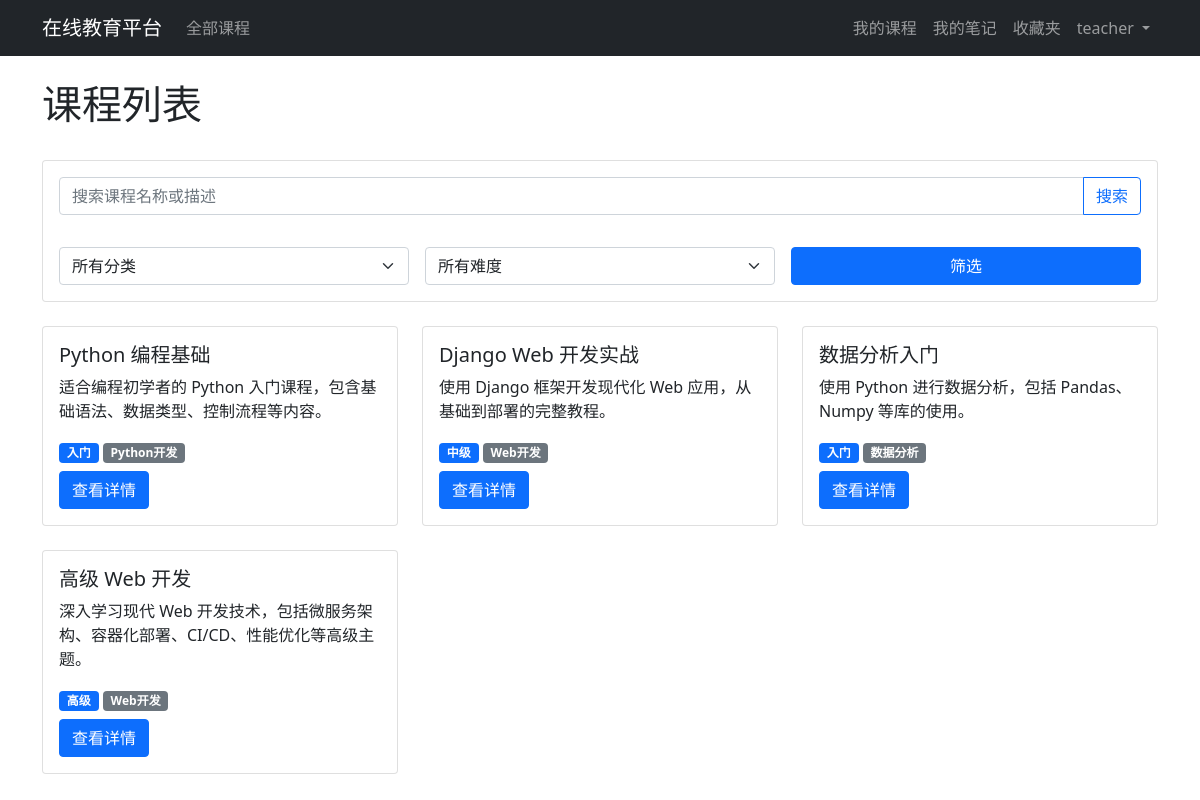
The app's page / (signed in) with its own data.
### users/models.py (models this page shows, shortened)
class CustomUser(AbstractUser):
    is_student = models.BooleanField(default=True)
    is_teacher = models.BooleanField(default=False)
    bio = models.TextField(max_length=500, blank=True)
    profile_pic = models.ImageField(upload_to='profile_pics', blank=True)

### courses/models.py (models this page shows, shortened)
class Course(models.Model):
    title = models.CharField(max_length=200, verbose_name='课程名称')
    description = models.TextField(verbose_name='课程描述')
    teacher = models.ForeignKey(CustomUser, on_delete=models.CASCADE, related_name='courses_taught', verbose_name='讲师')
    created_at = models.DateTimeField(auto_now_add=True, verbose_name='创建时间')
    updated_at = models.DateTimeField(auto_now=True)
    thumbnail = models.ImageField(upload_to='course_thumbnails', blank=True, verbose_name='课程封面')
    category = models.CharField(max_length=50, verbose_name='课程分类', default='其他')
    level = models.CharField(max_length=20, choices=[
        ('beginner', '入门'),
        ('intermediate', '中级'),
        ('advanced', '高级')
    ], default='beginner', verbose_name='难度等级')
    class Meta:
        verbose_name = '课程'
        verbose_name_plural = '课程'

### courses/views.py (the view, shortened to what this page needs)
# urls.py: path('', views.course_list, name='course_list'),
def course_list(request):
    courses = Course.objects.all()
    categories = sorted(Course.objects.values_list('category', flat=True).distinct())
    category = request.GET.get('category')
    level = request.GET.get('level')
    search_query = request.GET.get('search')
    if category:
        courses = courses.filter(category__iexact=category)  # 使用 iexact 进行不区分大小写的精确匹配
    if level:
        courses = courses.filter(level=level)
    if search_query:
        courses = courses.filter(title__icontains=search_query) | \
                 courses.filter(description__icontains=search_query)
    return render(request, 'courses/course_list.html', {
        'courses': courses,
        'categories': categories,
        'current_category': category,
        'current_level': level,
        'search_query': search_query,
    })

### templates/courses/course_list.html (shortened to what this page needs)
{% extends 'base.html' %}
{% block content %}
<div class="row mb-4">
    <div class="col">
        <h1>课程列表</h1>
    </div>
</div>
<div class="row mb-4">
    <div class="col">
        <div class="card">
            <div class="card-body">
                <form method="get" class="row g-3">
                    <div class="col-md-12 mb-3">
                        <div class="input-group">
                            <input type="text" name="search" class="form-control"
                                   placeholder="搜索课程名称或描述"
                                   value="{{ search_query|default:'' }}">
                            <button class="btn btn-outline-primary" type="submit">搜索</button>
                        </div>
                    </div>
                    <div class="col-md-4">
                        <select name="category" class="form-select">
                            <option value="">所有分类</option>
                        </select>
                    </div>
                    <div class="col-md-4">
                        <select name="level" class="form-select">
                            <option value="">所有难度</option>
                        </select>
                    </div>
                    <div class="col-md-4">
                        <button type="submit" class="btn btn-primary w-100">筛选</button>
                    </div>
                </form>
            </div>
        </div>
    </div>
</div>
<div class="row">
    {% for course in courses %}
    <div class="col-md-4 mb-4">
        <div class="card h-100">
            <div class="card-body">
                <h5 class="card-title">{{ course.title }}</h5>
                <p class="card-text">{{ course.description|truncatewords:30 }}</p>
                <div class="mb-2">
                    <span class="badge bg-primary">{{ course.get_level_display }}</span>
                    <span class="badge bg-secondary">{{ course.category }}</span>
                </div>
                <a href="{% url 'courses:course_detail' course.id %}" class="btn btn-primary">查看详情</a>
            </div>
        </div>
    </div>
    {% endfor %}
</div>
{% endblock %}

### templates/base.html (shortened to what this page needs)
<!DOCTYPE html>
<html>
<head>
    <link href="https://cdn.jsdelivr.net/npm/bootstrap@5.1.3/dist/css/bootstrap.min.css" rel="stylesheet">
</head>
<body>
    <nav class="navbar navbar-expand-lg navbar-dark bg-dark">
        <div class="container">
            <a class="navbar-brand" href="{% url 'courses:course_list' %}">在线教育平台</a>
            <div class="collapse navbar-collapse" id="navbarNav">
                <ul class="navbar-nav me-auto">
                    <li class="nav-item">
                        <a class="nav-link" href="{% url 'courses:course_list' %}">全部课程</a>
                    </li>
                </ul>
                <ul class="navbar-nav">
                    {% if user.is_authenticated %}
                        <li class="nav-item">
                            <a class="nav-link" href="{% url 'courses:my_courses' %}">我的课程</a>
                        </li>
                        <li class="nav-item">
                            <a class="nav-link" href="{% url 'courses:my_notes' %}">我的笔记</a>
                        </li>
                        <li class="nav-item">
                            <a class="nav-link" href="{% url 'courses:favorites' %}">收藏夹</a>
                        </li>
                        <li class="nav-item dropdown">
                            <a class="nav-link dropdown-toggle" href="#" id="navbarDropdown" role="button" data-bs-toggle="dropdown">
                                {{ user.username }}
                            </a>
                        </li>
                    {% endif %}
                </ul>
            </div>
        </div>
    </nav>
    <div class="container mt-4">
        {% block content %}
        {% endblock %}
    </div>
</body>
</html>

### records on screen
CustomUser: username "teacher"
Course: title "Python 编程基础", description "适合编程初学者的 Python 入门课程，包含基础语法、数据类型、控制流程等内容。", level "入门", category "Python开发"
Course: title "Django Web 开发实战", description "使用 Django 框架开发现代化 Web 应用，从基础到部署的完整教程。", level "中级", category "Web开发"
Course: title "数据分析入门", description "使用 Python 进行数据分析，包括 Pandas、Numpy 等库的使用。", level "入门", category "数据分析"
Course: title "高级 Web 开发", description "深入学习现代 Web 开发技术，包括微服务架构、容器化部署、CI/CD、性能优化等高级主题。", level "高级", category "Web开发"
